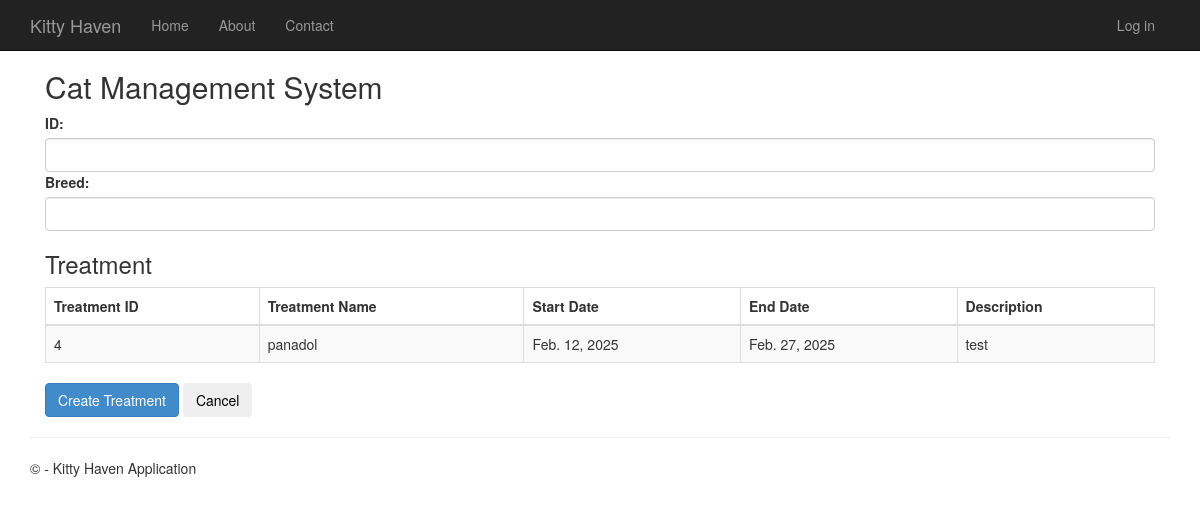
The app's page /medical_cat_detail/3/ with its own data.
### CatDatabase/models.py (models this page shows, shortened)
class Treatment(models.Model):
    TreatmentID = models.AutoField(primary_key=True)
    CatID = models.ForeignKey(Cat, on_delete=models.CASCADE, null=True, blank=True)
    TreatmentName = models.CharField(max_length=200)
    StartDate = models.DateField(blank=True)
    EndDate = models.DateField(blank=True)
    Description = models.CharField(max_length=1000)

### app/views.py (the view)
# urls.py: path('medical_cat_detail/<int:cat_id>/', medical_cat_detail, name='medical_cat_detail'),
def medical_cat_detail(request, cat_id):
    cat = get_object_or_404(Cat, CatID=cat_id)  # Ensure the cat exists
    treatments = Treatment.objects.filter(CatID=cat_id)
    return render(request, 'app/medical_cat_detail.html', {
        'treatments': treatments,
        'CatID': cat_id,  # Ensure this key is passed
    })

### app/templates/app/medical_cat_detail.html
{% extends "app/layout.html" %}
{% block content %}
<div class="container border p-4">
    <h2 class="fw-bold border-bottom pb-2">Cat Management System</h2>
    <div class="mb-3">
        <label class="form-label fw-bold">ID:</label>
        <span class="form-control">{{ Cat.CatID }}</span>
    </div>
    <div class="mb-3">
        <label class="form-label fw-bold">Breed:</label>
        <span class="form-control">{{ Cat.Breed }}</span>
    </div>
<h3 class="fw-bold mt-4">Treatment</h3>
<div class="table-responsive">
    <table class="table table-striped table-bordered">
    <thead class="thead-dark">
        <tr>
            <th>Treatment ID</th>
            <th>Treatment Name</th>
            <th>Start Date</th>
            <th>End Date</th>
            <th>Description</th>
        </tr>
    </thead>
    <tbody>
        {% for treatment in treatments %}
        <tr>
            <td>{{ treatment.TreatmentID }}</td>
            <td>{{ treatment.TreatmentName }}</td>
            <td>{{ treatment.StartDate }}</td>
            <td>{{ treatment.EndDate }}</td>
            <td>{{ treatment.Description }}</td>
        </tr>
        {% empty %}
        <tr>
            <td colspan="5" class="text-center">No treatments found</td>
        </tr>
        {% endfor %}
    </tbody>
</table>
</div>
<a href="{% url 'create_treatment' CatID %}" class="btn btn-primary">Create Treatment</a>
<button type="button" class="btn btn-outline-primary" onclick="window.history.back()">Cancel</button>
</div>
{% endblock %}

### app/static/app/content/site.css (style rules this page uses)
body { padding-top: 50px; padding-bottom: 20px; }

### records on screen
Treatment: TreatmentID "4", TreatmentName "panadol", StartDate "Feb. 12, 2025", EndDate "Feb. 27, 2025", Description "test"
